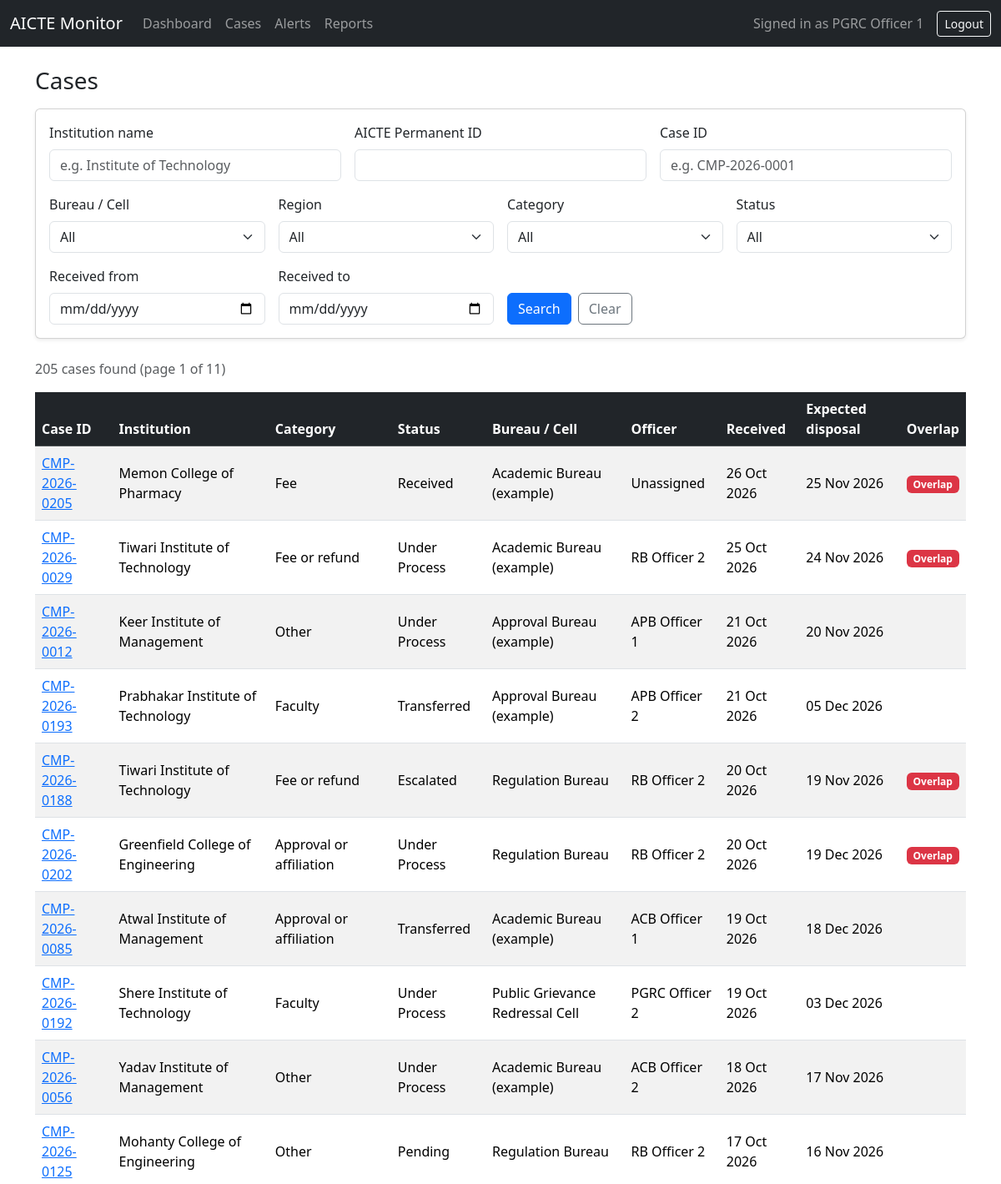
Page /cases (signed in, upper part) on the earlier database version.
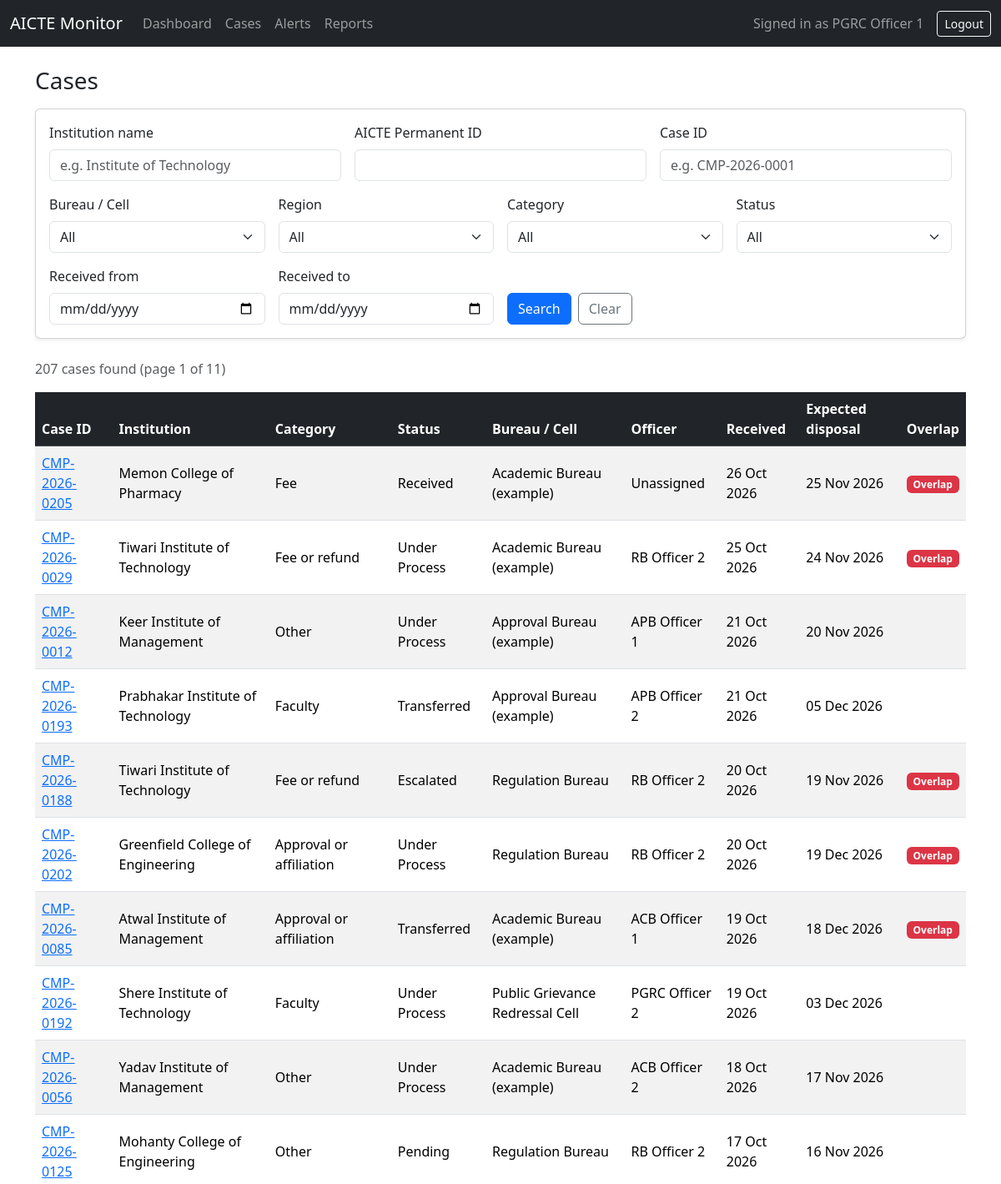
Same page on the later database version.
### models.py (models this page shows)
class Case(db.Model):
    __tablename__ = "cases"
    id = db.Column(db.String(30), primary_key=True)  # e.g. CMP-2026-0001
    institution_id = db.Column(db.String(20), db.ForeignKey("institutions.id"), nullable=False)
    category = db.Column(db.String(60))
    description = db.Column(db.Text)
    received_on = db.Column(db.Date)
    status = db.Column(db.String(30), default="Received")
    current_bureau_id = db.Column(db.Integer, db.ForeignKey("bureaus.id"))
    assigned_officer_id = db.Column(db.Integer, db.ForeignKey("users.id"))
    last_action_summary = db.Column(db.String(200))
    last_action_on = db.Column(db.DateTime)
    next_action_required = db.Column(db.String(200))
    expected_disposal_on = db.Column(db.Date)
    is_escalated = db.Column(db.Boolean, default=False)
    overlap_flag = db.Column(db.Boolean, default=False)
    current_bureau = db.relationship("Bureau")
    officer = db.relationship("User")
    actions = db.relationship("CaseAction", backref="case", order_by="CaseAction.performed_at")

class Institution(db.Model):
    __tablename__ = "institutions"
    id = db.Column(db.String(20), primary_key=True)  # AICTE Permanent ID
    name = db.Column(db.String(200), nullable=False)
    city = db.Column(db.String(100))
    state = db.Column(db.String(100))
    region = db.Column(db.String(50))
    cases = db.relationship("Case", backref="institution")

class Bureau(db.Model):
    __tablename__ = "bureaus"
    id = db.Column(db.Integer, primary_key=True)
    code = db.Column(db.String(20), unique=True, nullable=False)
    name = db.Column(db.String(120), nullable=False)

class User(UserMixin, db.Model):
    __tablename__ = "users"
    id = db.Column(db.Integer, primary_key=True)
    name = db.Column(db.String(100), nullable=False)
    email = db.Column(db.String(120), unique=True, nullable=False)
    password_hash = db.Column(db.String(255), nullable=False)
    role = db.Column(db.String(30), nullable=False)  # admin, officer, regional, senior
    bureau_id = db.Column(db.Integer, db.ForeignKey("bureaus.id"))
    region = db.Column(db.String(50))
    bureau = db.relationship("Bureau")

### app.py (the view)
@app.route("/cases")
def cases():
    f = {
        "institution": request.args.get("institution", "").strip(),
        "institution_id": request.args.get("institution_id", "").strip(),
        "case_id": request.args.get("case_id", "").strip(),
        "bureau": request.args.get("bureau", "").strip(),
        "region": request.args.get("region", "").strip(),
        "category": request.args.get("category", "").strip(),
        "status": request.args.get("status", "").strip(),
        "date_from": request.args.get("date_from", "").strip(),
        "date_to": request.args.get("date_to", "").strip(),
    }
    page = request.args.get("page", 1, type=int)
    query = Case.query.join(Institution)
    if f["institution"]:
        query = query.filter(Institution.name.ilike(f"%{f['institution']}%"))
    if f["institution_id"]:
        query = query.filter(Institution.id.ilike(f"%{f['institution_id']}%"))
    if f["case_id"]:
        query = query.filter(Case.id.ilike(f"%{f['case_id']}%"))
    if f["bureau"].isdigit():
        query = query.filter(Case.current_bureau_id == int(f["bureau"]))
    if f["region"]:
        query = query.filter(Institution.region == f["region"])
    if f["category"]:
        query = query.filter(Case.category == f["category"])
    if f["status"]:
        query = query.filter(Case.status == f["status"])
    date_from = parse_date(f["date_from"])
    date_to = parse_date(f["date_to"])
    if date_from:
        query = query.filter(Case.received_on >= date_from)
    if date_to:
        query = query.filter(Case.received_on <= date_to)
    pagination = query.order_by(Case.received_on.desc(), Case.id).paginate(
        page=page, per_page=20, error_out=False
    )
    bureaus = Bureau.query.order_by(Bureau.name).all()
    regions = [
        row[0]
        for row in db.session.query(Institution.region)
        .filter(Institution.region.isnot(None))
        .distinct()
        .order_by(Institution.region)
    ]
    categories = [
        row[0]
        for row in db.session.query(Case.category)
        .filter(Case.category.isnot(None))
        .distinct()
        .order_by(Case.category)
    ]
    statuses = [
        row[0]
        for row in db.session.query(Case.status)
        .filter(Case.status.isnot(None))
        .distinct()
        .order_by(Case.status)
    ]
    active_filters = {key: value for key, value in f.items() if value}
    return render_template(
        "cases.html",
        pagination=pagination,
        f=f,
        active_filters=active_filters,
        bureaus=bureaus,
        regions=regions,
        categories=categories,
        statuses=statuses,
    )

### app.py (called while the page is built)
@login_manager.user_loader
def load_user(user_id):
    return db.session.get(User, int(user_id))

@app.before_request
def require_login():
    if request.endpoint in ("login", "static"):
        return None
    if not current_user.is_authenticated:
        return redirect(url_for("login"))
    return None

def parse_date(text):
    try:
        return datetime.strptime(text, "%Y-%m-%d").date()
    except ValueError:
        return None

### templates/cases.html (shortened to what the changed rows need)
{% extends "base.html" %}
{% block content %}
<h3 class="mb-3">Cases</h3>
<form method="GET" action="/cases" class="card card-body shadow-sm mb-4">
    <div class="row g-3">
    </div>
</form>
<p class="text-muted">
    {{ pagination.total }} case{{ '' if pagination.total == 1 else 's' }} found
    {% if pagination.total > 0 %}
        (page {{ pagination.page }} of {{ pagination.pages }})
    {% endif %}
</p>
<div class="table-responsive">
    <table class="table table-striped table-hover align-middle">
        <thead class="table-dark">
            <tr>
                <th>Case ID</th>
                <th>Institution</th>
                <th>Category</th>
                <th>Status</th>
                <th>Bureau / Cell</th>
                <th>Officer</th>
                <th>Received</th>
                <th>Expected disposal</th>
                <th>Overlap</th>
            </tr>
        </thead>
        <tbody>
            {% for c in pagination.items %}
            <tr>
                <td><a href="/cases/{{ c.id }}">{{ c.id }}</a></td>
                <td>{{ c.institution.name }}</td>
                <td>{{ c.category or '-' }}</td>
                <td>{{ c.status or '-' }}</td>
                <td>{{ c.current_bureau.name if c.current_bureau else '-' }}</td>
                <td>{{ c.officer.name if c.officer else 'Unassigned' }}</td>
                <td>{{ c.received_on.strftime('%d %b %Y') if c.received_on else '-' }}</td>
                <td>{{ c.expected_disposal_on.strftime('%d %b %Y') if c.expected_disposal_on else '-' }}</td>
                <td>
                    {% if c.overlap_flag %}
                    <span class="badge bg-danger">Overlap</span>
                    {% endif %}
                </td>
            </tr>
            {% else %}
            <tr>
                <td colspan="9" class="text-center text-muted py-4">No cases match your search.</td>
            </tr>
            {% endfor %}
        </tbody>
    </table>
</div>
{% endblock %}

Differences in the rows shown:
changed Case "CMP-2026-0085": now shows "Overlap"
Other differences:
{{ pagination.total }}: "205" → "207"
